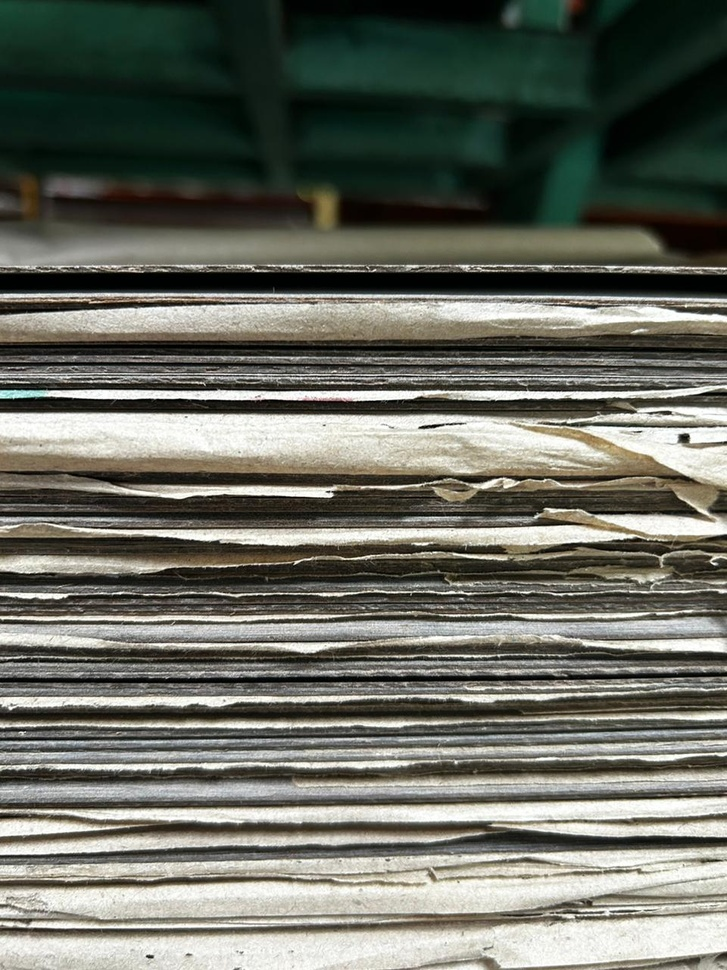
#> input picture Images/4.jpeg, 727 x 970 px, shrunk from 960 x 1280 before the run
$ python triallss.py
#> lines starting #> are read from the running program, lines starting #| are printed output that depends on the picture; after the words box and inside, x2 and y2 are one past the last pixel; in counts of white or black regions, pixels touching at a corner belong together
import cv2
import numpy as np
from matplotlib import pyplot as plt
from scipy.signal import find_peaks

img=cv2.imread('Images/4.jpeg')
#> img is the input picture: shape (970, 727, 3); mean B, G, R 98.1, 107.8, 105.6
# [13 lines of commented-out code are left out]

brightness = -80  # Adjust from -100 to 100
contrast = 3   # Adjust from 0.0 to 3.0

# Apply the brightness and contrast adjustment
img = cv2.convertScaleAbs(img, alpha=contrast, beta=brightness)
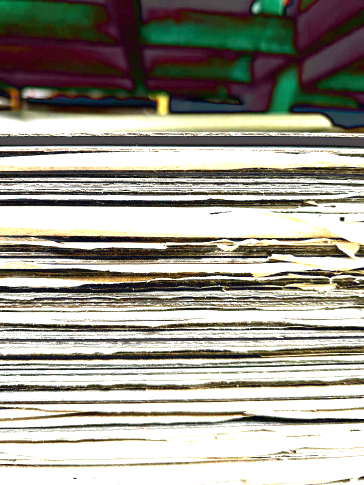
#> img: shape (970, 727, 3) (shown at 1/2 size); mean B, G, R 144, 154.3, 157.1
grey=cv2.cvtColor(img,cv2.COLOR_BGR2GRAY)
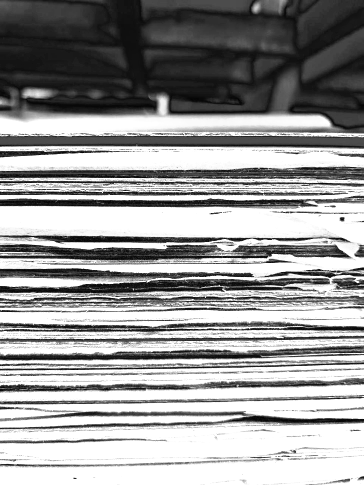
#> grey: shape (970, 727) (shown at 1/2 size); min 1, max 255, mean 153.9
# cv2.imshow('Imageb',adjusted_image)
blur=cv2.GaussianBlur(grey,[5,5],cv2.BORDER_DEFAULT)
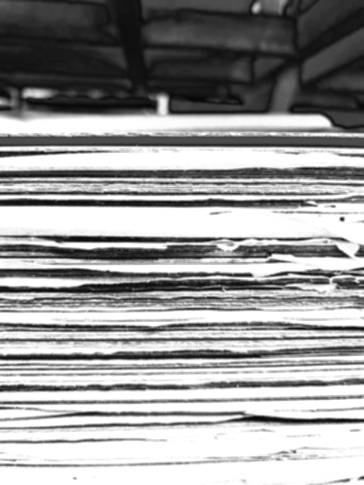
#> blur: shape (970, 727) (shown at 1/2 size); min 6, max 255, mean 153.9

thresh=cv2.adaptiveThreshold(blur,255,cv2.ADAPTIVE_THRESH_GAUSSIAN_C,cv2.THRESH_BINARY,11,2)
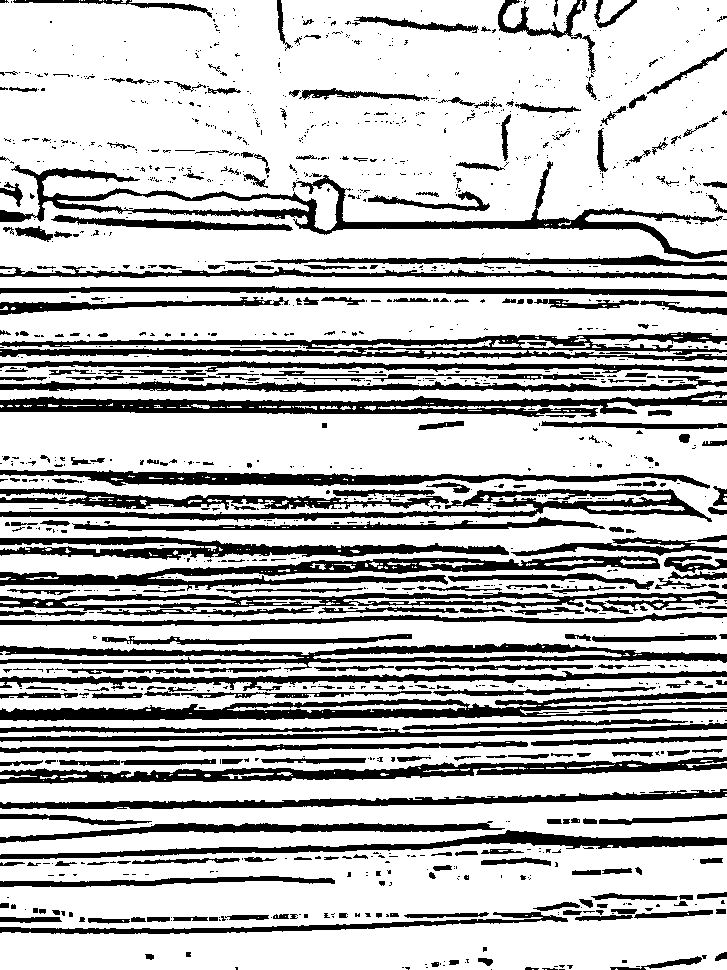
#> thresh: shape (970, 727); 73.8% white; 1364 black regions (1043 under 20 px), largest, box (x1, y1, x2, y2) and area: (0, 692, 727, 721) 8649, (0, 332, 727, 361) 8554, (0, 161, 727, 259) 8484
# edges=cv2.Canny(blur,125,160)
cv2.imshow('threshold',thresh)

# cv2.imshow('blur',blur)
lines = cv2.HoughLinesP(thresh, 1, np.pi/180, threshold=100,
                            minLineLength=250, maxLineGap=2)
#> lines = 18 rows, first 6: [92, 869, 726, 847], [0, 443, 287, 438], [375, 928, 726, 916], [199, 57, 527, 34], [239, 955, 701, 955], [242, 949, 703, 941]
# Filter horizontal lines
horizontal_lines = []
for line in lines:
    x1, y1, x2, y2 = line[0]
    print(x1, y1, x2, y2)
    cv2.line(img,(x1,y1),(x2,y2),(255,0,0),2)
    if abs(y2 - y1) < 10:  # Consider lines with small vertical difference
        horizontal_lines.append((y1 + y2) // 2)
#> this loop made 18 passes
#> (printed output is left out)
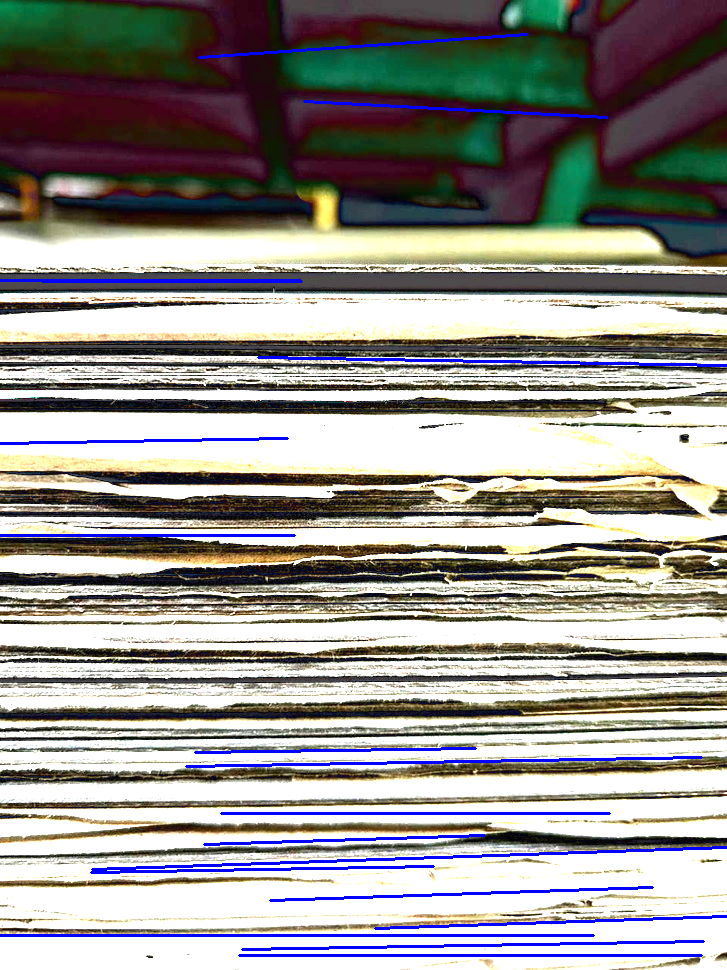
#> img: shape (970, 727, 3); 2.88% of pixels changed, all inside (x1, y1, x2, y2) = (0, 33, 727, 957)
#> after the loop, horizontal_lines = [440, 955, 945, 750, 935, 839, 813, 869, 761, 535, 361, 281, 280]
# [28 lines of commented-out code are left out]
#> (the run stopped early here; a loop or call above may not have finished)

$ run again, with Images/1.jpeg copied over Images/4.jpeg
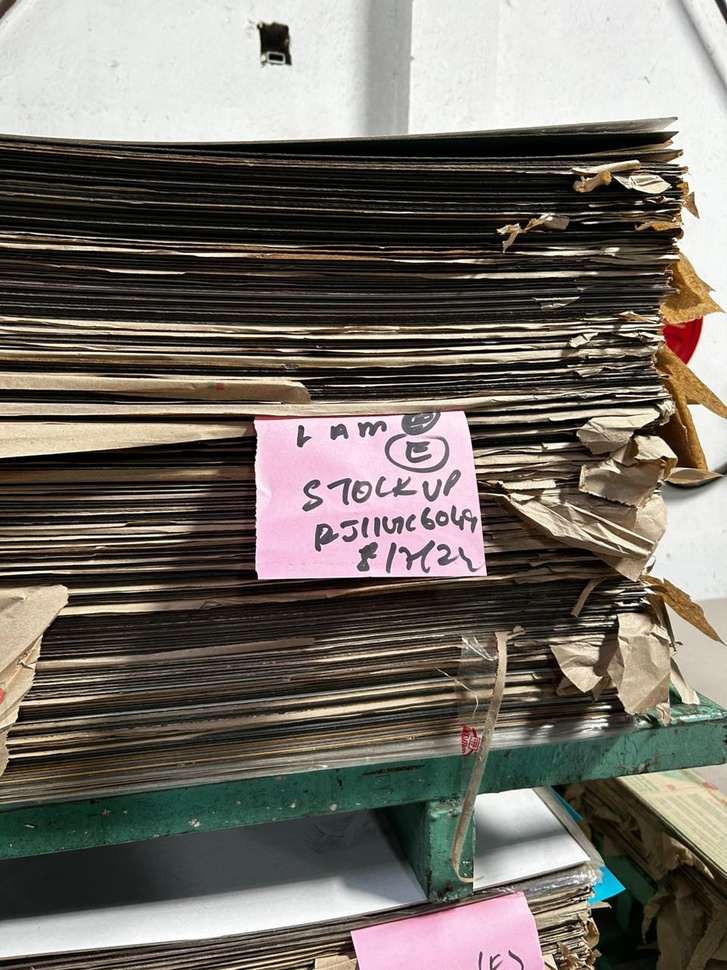
#> input picture Images/1.jpeg, 727 x 970 px, shrunk from 960 x 1280 before the run
#> img is the input picture: shape (970, 727, 3); mean B, G, R 103.3, 111, 116.9
#> `thresh=cv2.adaptiveThreshold(blur,255,cv2.ADAPTIVE_THRESH_GAUSSIAN_C,c..`:
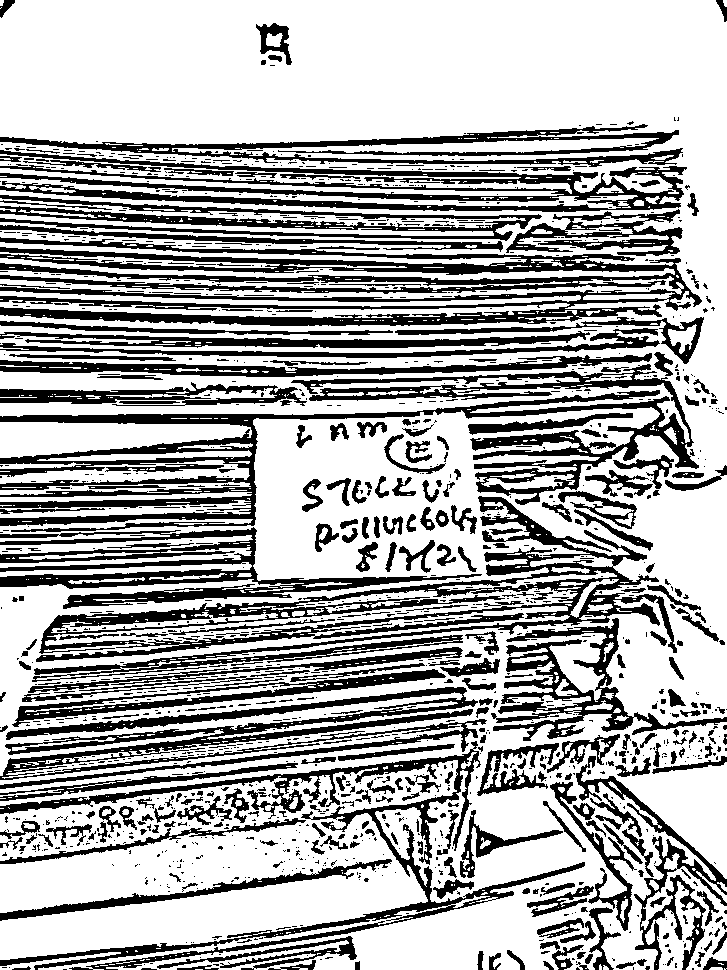
#> thresh: shape (970, 727); 67.7% white; 1411 black regions (1056 under 20 px), largest, box (x1, y1, x2, y2) and area: (0, 237, 702, 326) 25078, (0, 364, 699, 532) 24778, (32, 496, 677, 682) 20233
#> lines = 20 rows, first 6: [702, 317, 708, 0], [0, 132, 726, 119], [706, 284, 716, 2], [710, 299, 720, 9], [718, 469, 726, 21], [700, 298, 705, 0]
#> the loop `for line in lines:` made 20 passes
#> (printed output is left out)
#> after the loop `for line in lines:`:
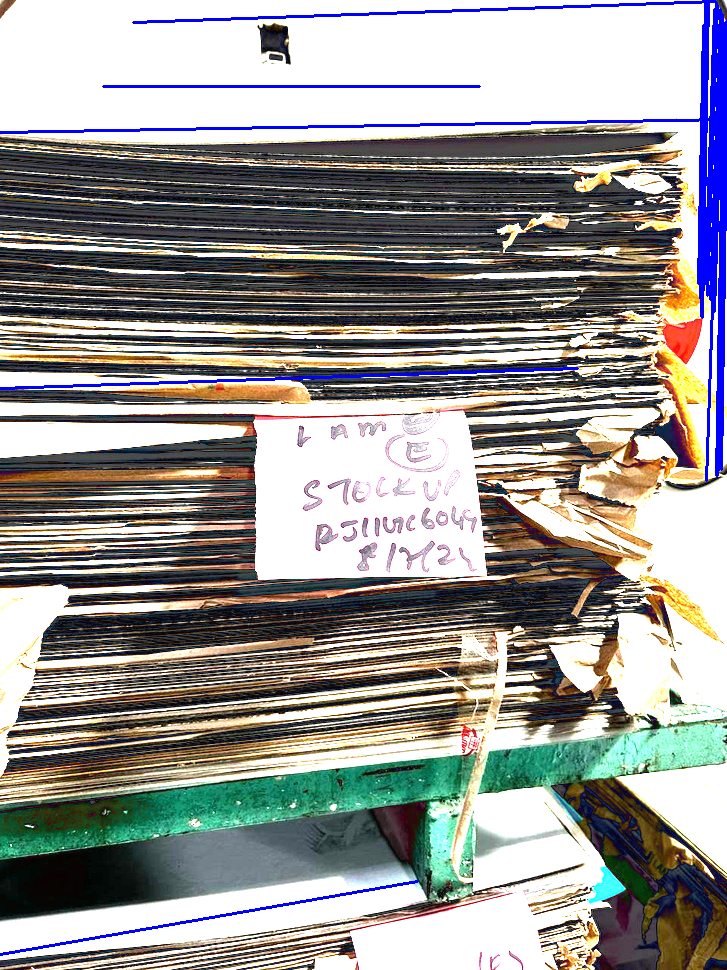
#> img: shape (970, 727, 3); mean B, G, R 149.4, 151.1, 152.3
#> after the loop `for line in lines:`: horizontal_lines = [86]

$ run again, with Images/2.jpeg copied over Images/4.jpeg
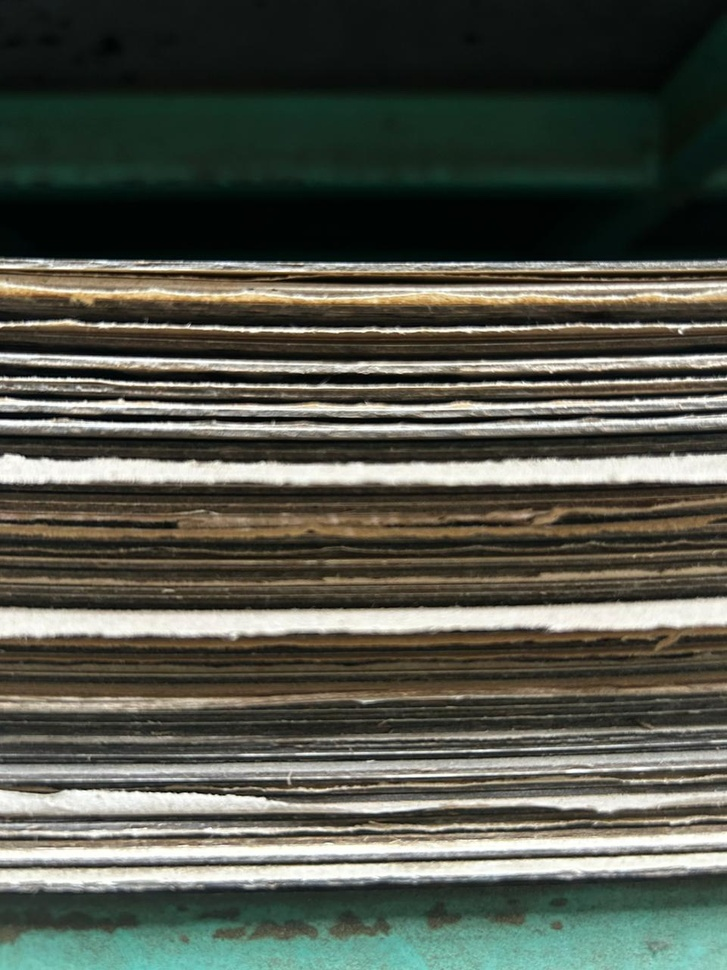
#> input picture Images/2.jpeg, 727 x 970 px, shrunk from 960 x 1280 before the run
#> img is the input picture: shape (970, 727, 3); mean B, G, R 75, 85.2, 82.2
#> `thresh=cv2.adaptiveThreshold(blur,255,cv2.ADAPTIVE_THRESH_GAUSSIAN_C,c..`:
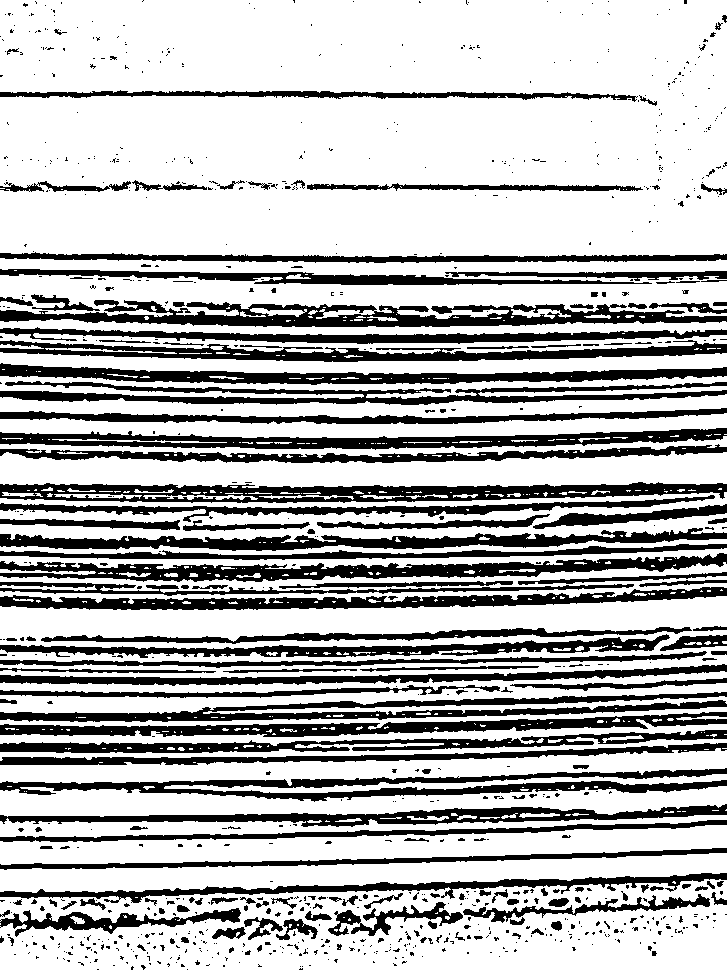
#> thresh: shape (970, 727); 71.2% white; 904 black regions (727 under 20 px), largest, box (x1, y1, x2, y2) and area: (0, 300, 727, 327) 9403, (0, 482, 727, 503) 8607, (0, 553, 727, 582) 8193
#> lines = 34 rows, first 6: [221, 50, 532, 93], [97, 811, 726, 800], [96, 110, 519, 154], [177, 13, 699, 49], [301, 97, 586, 152], [199, 25, 544, 80]
#> the loop `for line in lines:` made 34 passes
#> (printed output is left out)
#> after the loop `for line in lines:`:
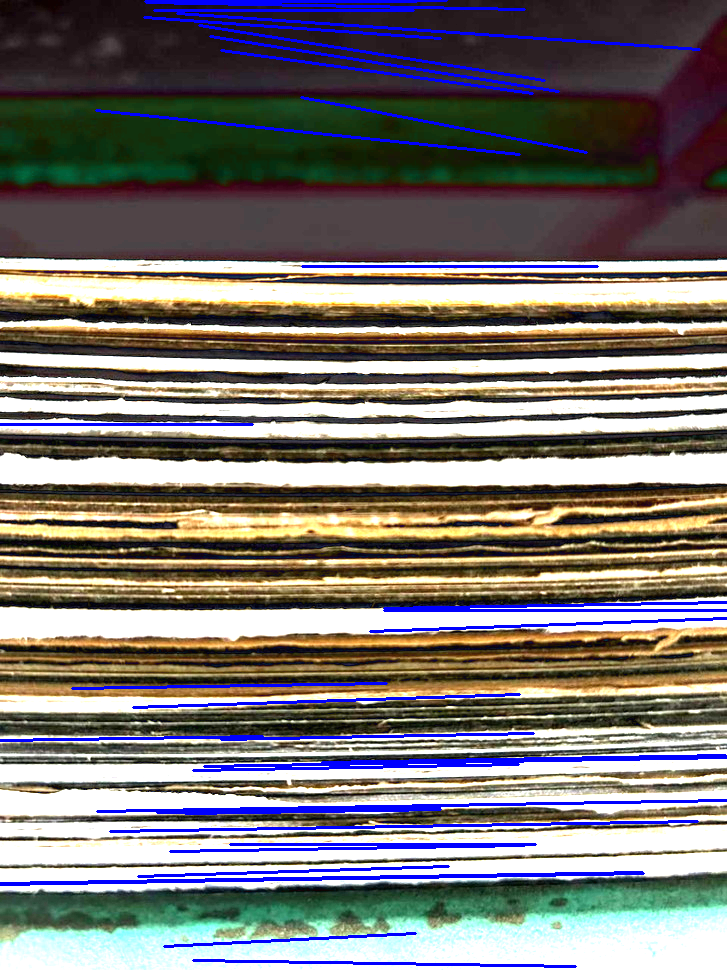
#> img: shape (970, 727, 3); mean B, G, R 115.8, 118.3, 123.1
#> after the loop `for line in lines:`: horizontal_lines = [610, 10, 605, 266, 844, 761, 5, 963, 738, 758, 685, 424, 811, 767, 848, 0, 809, 1, 736]
